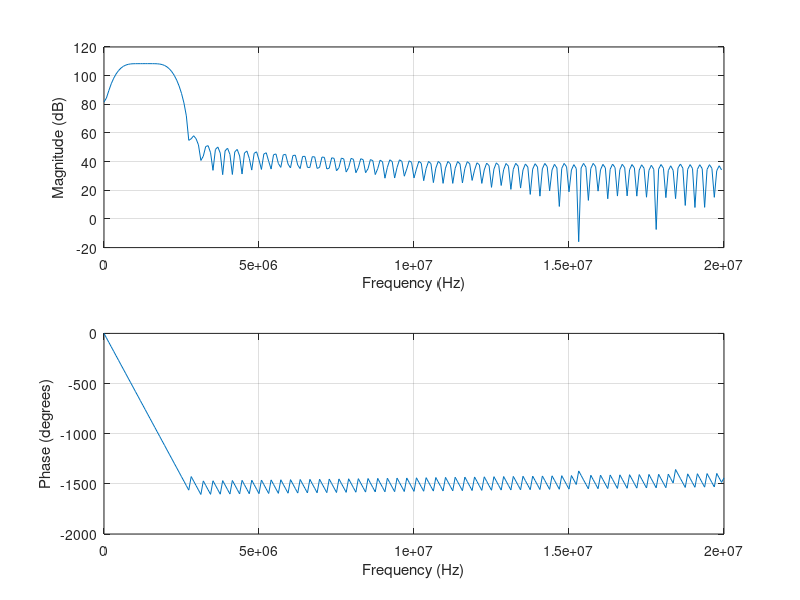

Write MATLAB code to recreate this figure.
% sampling rate
fs =  360.0                            % external sampling rate.

% Filter-1 cutoffs
a1 = 4.0;
a2 = 20.0;

% band-pass filter.
b = fir1(127,[a1*2/fs, a2*2/fs]);       % 128 band pass filter.
B = 16;                                 % Number of bits
L = floor(log2((2^(B-1)-1)/max(b)));    % Round towards zero to avoid overflow
bsc = b*2^L;                            % scale 
lpf = round(bsc);                       % round: 

d = 1

freqz(lpf,d,128,40000000)
fp=fopen('bpf.h','a')
fprintf(fp, '\nint16_t BPF_COEFFICIENTS[128] = {')
fprintf(fp, '%d, ', lpf(1:127))
fprintf(fp, '%d}; ', lpf(128))
fclose(fp)
